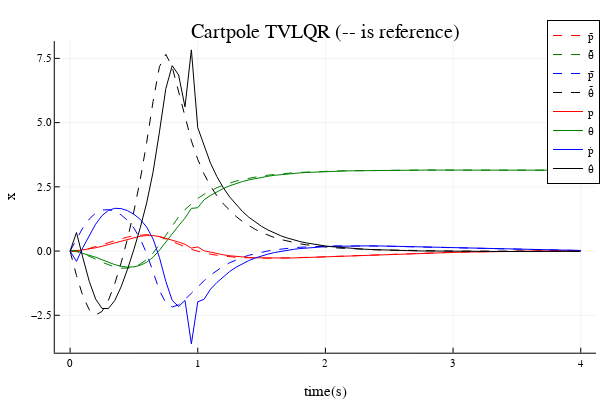

Here is the notebook cell this chart was saved with:
### Markdown cell above
## Part B: TVLQR for trajectory tracking (15 pts)

Here we are given a swingup trajectory that works for `params_est`, but will fail to work with `params_real`. To account for this sim to real gap, we are going to track this trajectory with a TVLQR controller.

### Code cell
@testset "track swingup" begin 
    
    # optimized trajectory we are going to try and track
    DATA = load(joinpath(@__DIR__,"swingup.jld2"))
    Xbar = DATA["X"]
    Ubar = DATA["U"]
    
    # states and controls 
    nx = 4 
    nu = 1 
    
    # problem size 
    dt = 0.05 
    tf = 4.0 
    t_vec = 0:dt:tf
    N = length(t_vec)
    
    # states (initial condition of zeros)
    X = [zeros(nx) for i = 1:N]
    X[1] = [0, 0, 0, 0.0] 
    
    # make sure we have the same initial condition 
    @assert norm(X[1] - Xbar[1]) < 1e-12
    
    # real and estimated params 
    params_est = (mc = 1.0, mp = 0.2, l = 0.5)
    params_real = (mc = 1.2, mp = 0.16, l = 0.55)
    
    # TODO: design a time-varying LQR controller to track this trajectory 
    # use params_est for your control design, and params_real for the simulation
    
    # cost terms 
    Q = diagm([1,1,.05,.1])
    Qf = 10*Q
    R = 0.05*diagm(ones(nu))

    # TODO: solve for tvlqr gains K
    
    A = [zeros(nx,nx) for i = 1:N-1]
    B = [zeros(nx,nu) for i = 1:N-1]
    
    P = [zeros(nx,nx) for i = 1:N]
    P[N] = Qf
    K = [zeros(nx,nu) for i = 1:N-1]
    for k = (N-1):-1:1
        #Linearize system about current trajectory point
        A[k] = FD.jacobian(x_ -> dynamics(params_est, x_, Ubar[k]), Xbar[k])
        B[k] = FD.jacobian(u_ -> dynamics(params_est, Xbar[k], u_), Ubar[k])
        K[k] = (R+B[k]'*P[k+1]*B[k])\(B[k]'*P[k+1]*A[k])
        P[k] = Q + K[k]'*R*K[k] + (A[k]-B[k]*K[k])'*P[k+1]*(A[k]-B[k]*K[k])
    end
    
    
    # TODO: simulate this controlled system with rk4(params_real, ...)
    for i = 1:N-1
        x_tilde = (X[i] - Xbar[i])
        uk = Ubar[i] - K[i]*x_tilde
        X[i+1] = X[i] - rk4(params_real, x_tilde, uk, dt)
        
    end
    
    
    
    # ---------------tests and plots/animations---------------
    xn = X[N]
    @test norm(xn)>0
    @test 1e-6<norm(xn - Xbar[end])<.2
    @test abs(abs(rad2deg(xn[2])) - 180) < 5 # within 5 degrees 
    
    Xm = hcat(X...)
    Xbarm = hcat(Xbar...)
    plot(t_vec,Xbarm',ls=:dash, label = ["p̄" "θ̄" "ṗ̄" "θ̇̄"],lc = [:red :green :blue :black])
    display(plot!(t_vec,Xm',title = "Cartpole TVLQR (-- is reference)",
                 xlabel = "time(s)", ylabel = "x",
                 label = ["p" "θ" "ṗ" "θ̇"],lc = [:red :green :blue :black]))
    
    # animation stuff
    display(animate_cartpole(X, dt))
    # ---------------tests and plots/animations---------------

    
end
